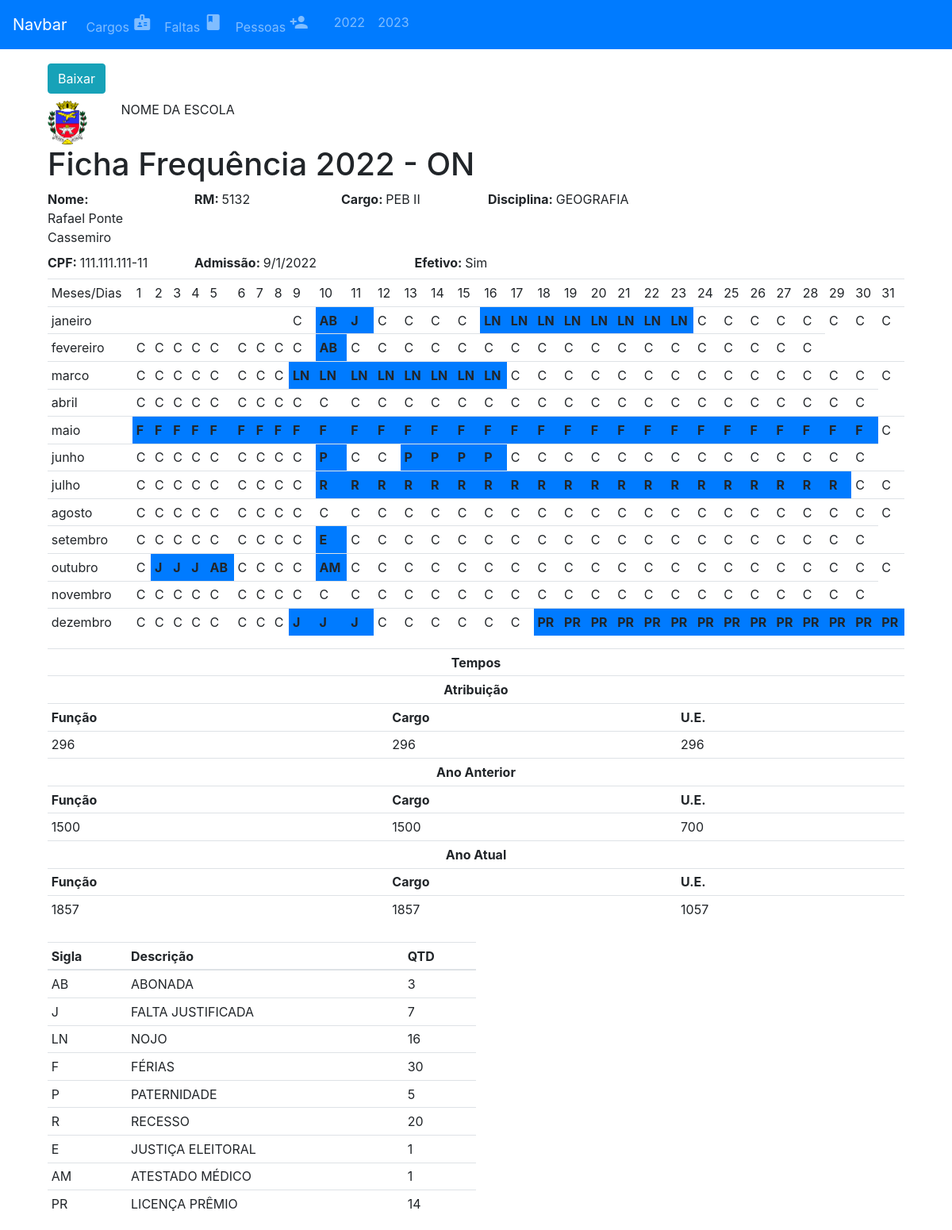
Page /pessoas/5132/fichas/2022 on the earlier database version.
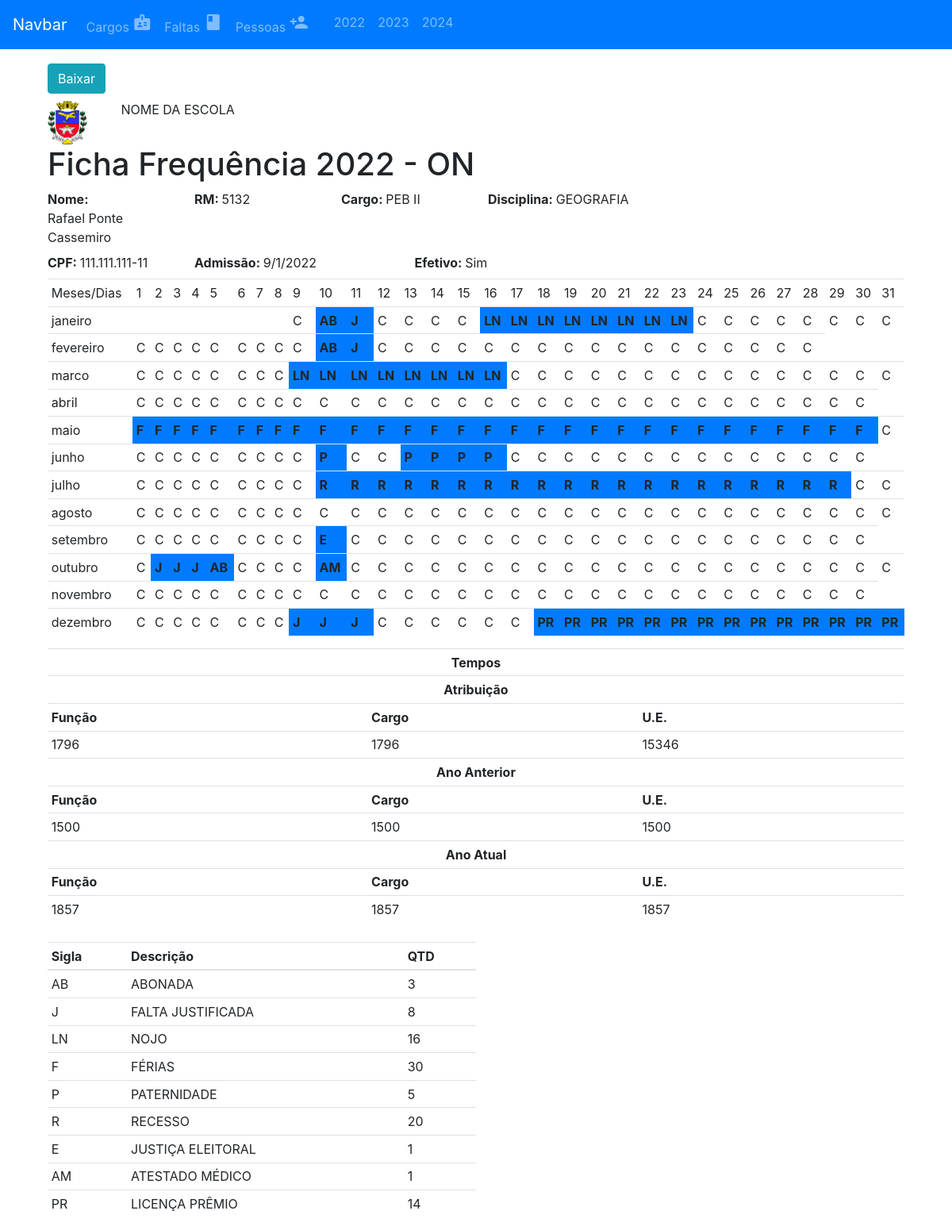
Same page on the later database version.
### app_pessoa/models.py (models this page shows)
class Pessoas(models.Model):
    EFETIVO =  (
     (True,'Sim'),
     (False,'Não')
    )
    id = models.CharField(max_length=6, primary_key=True)
    nome = models.CharField(max_length=150)
    dt_nasc = models.DateField(default='1991-01-01')
    cpf = models.CharField(max_length=11, default='11111111111')
    admissao = models.DateField(default='1991-01-01')
    efetivo = models.BooleanField(choices=EFETIVO, default=False)
    cargo = models.ForeignKey(Cargos, on_delete=models.CASCADE, related_name="pessoas_cargos")

### app_falta/models.py (models this page shows, shortened)
class Faltas(models.Model):
    tipo = models.CharField(max_length=3)
    descricao =  models.CharField(max_length=30)

### app_ficha_cem/models.py (models this page shows, shortened)
class Pontuacoes(models.Model):
    ano = models.CharField(max_length=5)
    cargo = models.CharField(max_length=5)
    funcao = models.CharField(max_length=5)
    ue = models.CharField(max_length=5)
    cargo_atrib = models.CharField(max_length=5,default=0)
    funcao_atrib = models.CharField(max_length=5,default=0)
    ue_atrib = models.CharField(max_length=5,default=0)
    pessoa = models.ForeignKey(Pessoas, on_delete=models.CASCADE)
    class Meta:
        unique_together = ('ano','pessoa')

### app_ficha_cem/views.py (the view)
# urls.py: path('pessoas/<str:pessoa_id>/fichas/<int:ano>', gerar_ficha, name='ficha'),
def gerar_ficha(request, pessoa_id, ano):
    contexto = buscar_informacoes_ficha(pessoa_id, ano)
    return render(request,'template/ficha_cem.html', {'contexto':contexto})

### app_cargo/models.py (called while the page is built)
    def __str__(self):
        return f'{self.cargo}'

### app_ficha_cem/views.py (called while the page is built)
def bissexto(ano):
    if ano % 400 == 0:
        return True
    else:
        if ano % 4 == 0:
            if ano % 100 == 0:
                return False
            return True

def retornar_mes_num(mes_nome):
    meses = {
        'janeiro':[1,31],
        'fevereiro':[2,28],
        'marco':[3,31],
        'abril':[4,30],
        'maio':[5,31],
        'junho':[6,30],
        'julho':[7,31],
        'agosto':[8,31],
        'setembro':[9,30],
        'outubro':[10,31],
        'novembro':[11,30],
        'dezembro':[12,31]
    }
    num_mes = meses[mes_nome]
    return num_mes

def retornar_mes_nome(mes_num):
    meses = {
        1:['janeiro',31],
        2:['fevereiro',28],
        3:['marco',31],
        4:['abril',30],
        5:['maio',31],
        6:['junho',30],
        7:['julho',31],
        8:['agosto',31],
        9:['setembro',30],
        10:['outubro',31],
        11:['novembro',30],
        12:['dezembro',31]
    }
    nome_mes = meses[mes_num]
    return nome_mes

def data_util(data, tp='P'):
    if tp == 'P':
        if (data.weekday() != 6 and data.weekday() != 5):
            return data
        data = data + timedelta(days=1)
        return data_util(data)
    return data

def listar_anos(pessoa_id):
    anos = []
    pessoa_faltas = Faltas_Pessoas.objects.all()
    pessoa = Pessoas.objects.get(pk=pessoa_id)
    for i in pessoa_faltas:
        if i.data.year not in anos and i.pessoa.id == pessoa_id:
            anos.append(i.data.year)
    return anos[-5:], pessoa

def contar_tipos_faltas(faltas):
    qtd = 0
    tipo_faltas ={}
    for f in faltas:
        sigla = f.falta.tipo
        descricao = f.falta.descricao
        if sigla not in tipo_faltas.keys():
           qtd = f.qtd_dias
           tipo_faltas[sigla] = [descricao, qtd]
        else:
            qtd = tipo_faltas[sigla][1]
            qtd += f.qtd_dias
            tipo_faltas[sigla][1] = qtd
    return tipo_faltas

def faltas_por_mes_v2(meses):
    faltas_por_mes = {}
    faltas_por_mes_n = {}
    for k,v in meses.items():
        for i in v:
            if i != ' ':
                faltas_por_mes_n[i] = 0
    for k,v in meses.items():
        if k not in faltas_por_mes:
            faltas_por_mes[k] = faltas_por_mes_n.copy()
        for i in v:
            if i != ' ':
                faltas_por_mes[k][i] += 1
    return faltas_por_mes

### template/ficha_cem.html (shortened to what this page needs)
{% extends 'template/menu.html' %}
{% load static %}
{% block content %}
<div class="container">
    <div class="row">
        <div class="col-2">
            <a class="btn btn-info mt-2 mb-2" href="{% url 'baixarpdf' contexto.pessoa.id contexto.ano %}">Baixar</a>
        </div>
    </div>
    <div class="row">
        <div class="col-1">
            <img src="{% static 'app_ficha_cem/brasao_orlandia.png' %}" width="50" />
        </div>
        <div class="col-10">
           NOME DA ESCOLA
        </div>
    </div>
    <div class="row">
        <div class="col-12 text-left">
            <h1>Ficha Frequência {{contexto.ano}} - ON</h1>
        </div>
        <div class="col-2">
            <strong>Nome: </strong><label>{{contexto.nome}}</label>
        </div>
        <div class="col-2">
            <strong>RM: </strong><label>{{contexto.pessoa.id}}</label>
        </div>
        <div class="col-2">
            <strong>Cargo: </strong><label>{{ contexto.des_cargo }}</label>
        </div>
        <div class="col-3">
            <strong>Disciplina: </strong><label>{{ contexto.disciplina }}</label>
        </div>
    </div>
    <div class="row">
        <div class="col-2">
            <strong>CPF: </strong><label>{{ contexto.pessoa.cpf }}</label>
        </div>
        <div class="col-3">
            <strong>Admissão: </strong><label>{{contexto.pessoa.admissao}}</label>
        </div>
        <div class="col-3">
            {% if contexto.pessoa.efetivo == 'Sim' %}
            <strong>Efetivo: </strong><label>Sim</label>
            {% else %}
            <strong>Efetivo: </strong><label>Não</label>
            {% endif %}
        </div>
    </div>
    <div class="col-12 ">
        <div class="row">
            <table class="table table-sm">
                <tbody>
                    <tr>
                        <td>
                            Meses/Dias
                        </td>
                        {% for dia in contexto.dias %}
                        <td>
                            {{dia}}
                        </td>
                        {% endfor %}
                    </tr>
                    {% for mes,eventos in contexto.meses.items %}
                    <tr>
                        <td>
                            {{mes}}
                        </td>
                        {% for evento in eventos %}
                        {% if evento != 'C' and evento != ' ' %}
                        <td class="bg-primary">
                            <strong>{{evento}}</strong>
                        </td>
                        {% else %}
                        <td color="green">
                            {{evento}}
                        </td>
                        {% endif %}
                        {% endfor %}
                    </tr>
                    {% endfor %}
                </tbody>
            </table>
            <table class="table table-sm table-hover">
                <tr>
                    <th class="text-center" colspan="3">Tempos </th>
                </tr>
                <tr>
                    <th class="text-center" colspan="3">Atribuição </th>
                </tr>
                <tr>
                    <th>Função</th>
                    <th>Cargo</th>
                    <th>U.E.</th>
                </tr>
                <tr>
                    <td>{{contexto.funcao_at}}</td>
                    <td>{{contexto.cargo_at}}</td>
                    <td>{{contexto.ue_at}}</td>
                </tr>
                <tr>
                    <th class="text-center" colspan="3">Ano Anterior </th>
                </tr>
                <tr>
                    <th>Função</th>
                    <th>Cargo</th>
                    <th>U.E.</th>
                </tr>
                <tr>
                    <td>{{contexto.funcao_a}}</td>
                    <td>{{contexto.cargo_a}}</td>
                    <td>{{contexto.ue_a}}</td>
                </tr>
                <tr>
                    <th class="text-center" colspan="3">Ano Atual</th>
                </tr>
                <tr>
                    <th>Função</th>
                    <th>Cargo</th>
                    <th>U.E.</th>
                </tr>
                <tr>
                    <td>{{contexto.funcao}}</td>
                    <td>{{contexto.cargo}}</td>
                    <td>{{contexto.ue}}</td>
                </tr>
            </table>
        </div>
    </div>
    <div class="col-6 mt-2">
        <div class="row">
            <table class="table table-sm">
                <thead>
                    <tr>
                        <th>Sigla</th>
                        <th>Descrição</th>
                        <th>QTD</th>
                    </tr>
                </thead>
                <tbody>
                    {% for sigla, descricao in contexto.tp_faltas.items %}
                    <tr>
                        <td>
                            {{ sigla }}
                        </td>
                        {% for i in descricao %}
                        <td>
                            {{i}}
                        </td>
                        {% endfor %}
                    </tr>
                    {% endfor %}
                </tbody>
            </table>
        </div>
    </div>
</div>
{% endblock content %}

### template/menu.html (shortened to what this page needs)
{% load static %}
<!DOCTYPE html>
<html lang="en">
<head>
    <link rel="stylesheet" href="https://cdn.jsdelivr.net/npm/bootstrap@4.0.0/dist/css/bootstrap.min.css"
>
    <link rel="stylesheet" href="https://use.fontawesome.com/releases/v5.7.0/css/all.css"
>
</head>
<body>
    <nav class="navbar navbar-expand-lg navbar-dark bg-primary  fixed-top">
        <a class="navbar-brand" href="#">Navbar</a>
        <div class="collapse navbar-collapse" id="navbarSupportedContent">
            <ul class="navbar-nav mr-auto">
                <li class="nav-item">
                    <a class="nav-link" href="{% url 'listarcargos' %}">Cargos <span class="material-icons">
                        </span></a>
                </li>
                <li class="nav-item">
                    <a class="nav-link" href="{% url 'listarfaltas' %}">Faltas <span class="material-icons">
                        </span></a>
                </li>
                <li class="nav-item">
                    <a class="nav-link" href="{% url 'listarpessoas' %}">Pessoas <span class="material-icons">
                        </span></a>
                </li>
                <li class="nav-item">
                    <a class="nav-link text-warning" href="{% url 'listarpessoas' %}">{{pessoa.nome}} {{pessoa.id}}</a>
                </li>
                {% for ano in contexto.anos %}
                <li class="nav-item ">
                    <a class="nav-link" href="{% url 'ficha' contexto.pessoa.id ano %}">{{ano}}</a>
                </li>
                {% endfor %}
    </nav>
    <div class="container mt-5">
        {% block content %}
        {% endblock content %}
    </div>
</body>
</html>

Differences in the rows shown:
removed Pontuacoes: funcao_a "1500", cargo_a "1500", ue_a "700"
added Pontuacoes: funcao_a "1500", cargo_a "1500", ue_a "1500"
Other differences:
{{ contexto.funcao_at }}: "296" → "1796"
{{ contexto.cargo_at }}: "296" → "1796"
{{ contexto.ue_at }}: "296" → "15346"
{{ contexto.ue }}: "1057" → "1857"
new list line: "2024"
list line gone: "C"
new list line: "J"
list line gone: "7"
new list line: "8"
